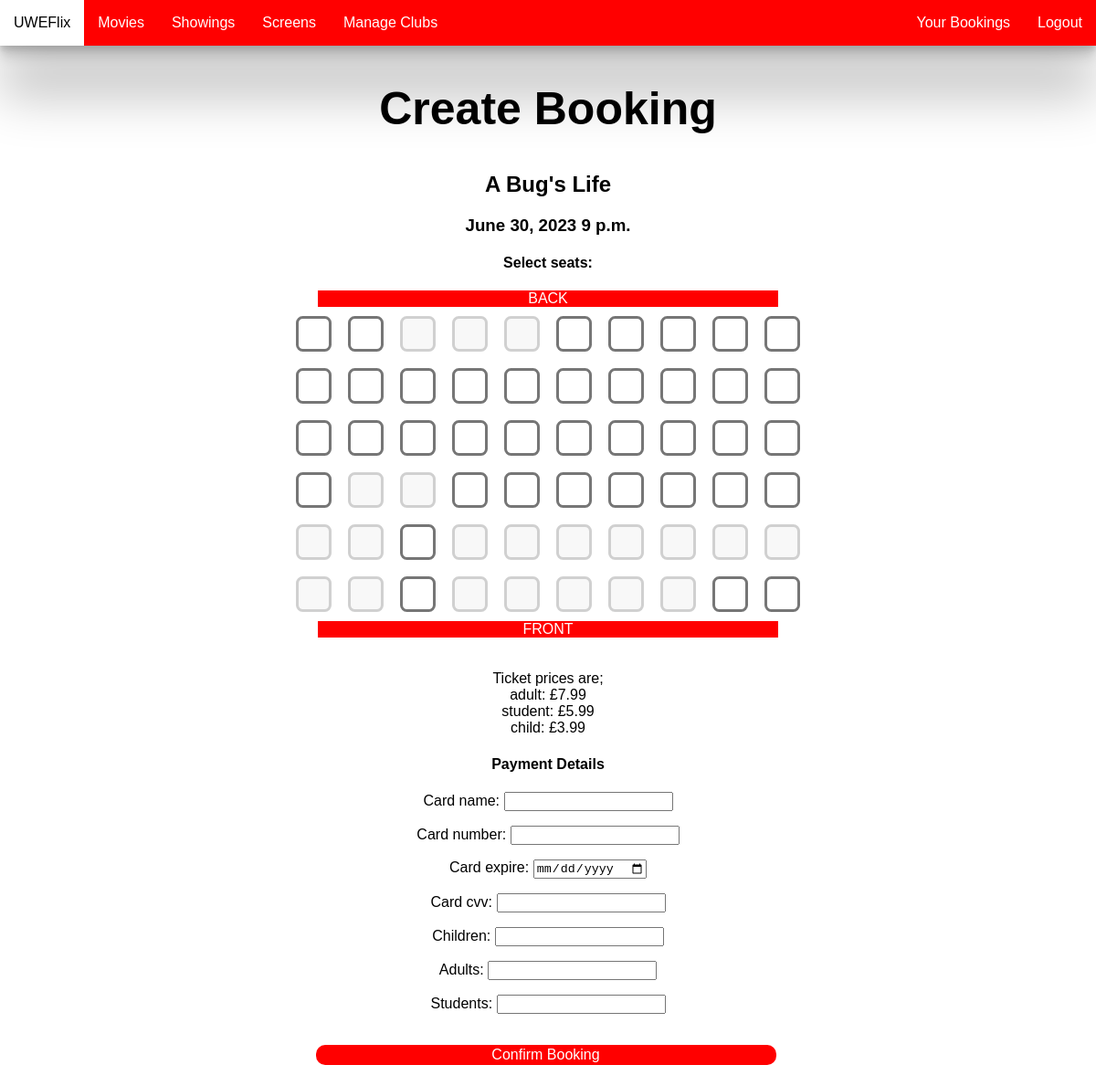
Screenshot of /book/30 (signed in) with the database file from the repository.
### UWEflix_Website/models.py (models this page shows, shortened)
class Showing(models.Model):
    movie = models.ForeignKey(Movie, blank=True, null=True, on_delete=models.CASCADE)
    date_showing = models.DateField('Movie Showing Date')
    time_showing = models.TimeField('Movie Showing Time')
    screen = models.ForeignKey(Screen, blank=True, null=True,
                               on_delete=models.CASCADE)
    available_seats = models.PositiveIntegerField(blank=True, null=True)
    seat_layout = models.JSONField(default=list)
    social_distance = models.BooleanField(blank=True, null=True)

class Movie(models.Model):
    movie_name = models.CharField(max_length = 200)
    movie_image = models.ImageField(null = True, blank=True, upload_to="images/")
    duration =  models.DurationField('Duration', blank=True, null=True)
    description = models.CharField(max_length = 500)
    rating= models.CharField(max_length = 3)

class Ticket(models.Model):
    type = models.CharField(max_length=10, unique=True)
    price = models.DecimalField(
            max_digits = 5, decimal_places = 2,
            validators=[MinValueValidator(limit_value=0)])

### UWEflix_Website/views.py (the view)
# urls.py: path('book/<int:showing_id>', views.create_booking, name='create-booking'),
@login_required(login_url="login")
@permission_required("UWEflix_Website.add_booking", login_url="login")
def create_booking(request, showing_id):
    showing = Showing.objects.get(id=showing_id)
    tickets = Ticket.objects.all()
    booking_form = BookingForm(showing=showing)
    payment_form = PaymentForm()
    context = { 'booking_form': booking_form,
                'payment_form': payment_form,
                'showing': showing,
                'tickets': tickets}
    return render(request, 'create_booking.html', context)

### UWEflix_Website/forms.py
class BookingForm(forms.Form):
    def __init__(self, *args, **kwargs):
        showing = kwargs.pop('showing')
        super().__init__(*args, **kwargs)
        seats = showing.seat_layout
        for seat in seats:
            if seat['is_available']:
                self.fields[seat['seat_num']] = forms.BooleanField(
                    required=False,
                    widget=forms.CheckboxInput(attrs={'class': 'booking-seat-available'}))
            else:
                self.fields[seat['seat_num']] = forms.BooleanField(
                    required=False,
                    widget=forms.CheckboxInput(attrs={'disabled': 'disabled',
                                                      'class': 'booking-seat-reserved'}))

class PaymentForm(forms.Form):
    card_name = forms.CharField(max_length=50)
    card_number = forms.CharField(max_length=16)
    card_expire = forms.DateField(widget=DateInput(attrs={'type': 'date'}))
    card_cvv = forms.CharField(max_length=3)
    children = forms.IntegerField(label='Children')
    adults = forms.IntegerField(label='Adults')
    students = forms.IntegerField(label='Students')

### UWEflix_Website/templates/create_booking.html (shortened to what this page needs)
{% extends 'base.html' %}
{% block content %}
{% if user.is_authenticated %}
  <div class="title">
    <h1>Create Booking</h1>
  </div>
  <center>
  <h2>{{ showing.movie.movie_name }}</h2>
  <h3>{{ showing.date_showing }} {{ showing.time_showing }}</h3>
  <h4>Select seats:</h4>
  <form method="POST" action="{% url 'process-booking' showing_id=showing.id %}">
  <div class="bar">
    BACK
  </div>
  <table class="booking-seats-table">
    {% with fields_per_row=showing.screen.columns %}
    {% for field in booking_form %}
      {% if forloop.counter0|divisibleby:fields_per_row %}
        <tr>
      {% endif %}
      <div class="booking-seat">
        <td>{{ field }}</td>
      </div>
      {% if forloop.counter|divisibleby:fields_per_row or forloop.last %}
        </tr>
      {% endif %}
    {% endfor %}
    {% endwith %}
  </table>
  <div class="bar">
    FRONT
  </div>
  <br/><br/>
  Ticket prices are;
    {% for ticket in tickets %}
      <br/>
      {{ ticket.type }}: £{{ ticket.price }}
    {% endfor %}
  <h4>Payment Details</h4>
  {{ payment_form.as_p }}
  <br/>
  <button type="submit" class="card-button" style="width:60%;">Confirm Booking</button>
  <br/><br/>
  </form>
{% else %}
You need to be logged in to create a booking.
{% endif %}
{% endblock %}

### UWEflix_Website/static/UWEflix_Website/site.css (style rules this page uses)
body { background: white; margin: 0; font-family: Arial, Helvetica, sans-serif; }
h1 { margin: 0 }
* { box-sizing: border-box; }
@media (min-width: 600px) { body { height: 100%; } }
@media (min-width: 600px) { .title { margin-top: 5vh; margin-bottom: 5vh; text-align: center; font-size: 25px; } }
@media (min-width: 600px) { p { text-align: center; } }
@media (min-width: 600px) { .card-button { background-color: red; margin-bottom: 5px; margin-right: 5px; border: none; border-radius: 10px; color: white; padding: 2px 32px; text-align: center; text-decoration: none; display: inline-block; font-size: 16px; } }
@media (min-width: 600px) { .bar { width: 60%; background: red; color: white; } }
@media (min-width: 600px) { input[type="checkbox"] { accent-color: red; } }
@media (min-width: 600px) { .booking-seat-available { transform: scale(3.0); margin: 20px; } }
@media (min-width: 600px) { .booking-seat-reserved { transform: scale(3.0); margin: 20px; } }

### rows the page displays
Showing: movie.movie_name "A Bug's Life", date_showing "June 30, 2023", time_showing "9 p.m."
Ticket: type "adult", price "7.99"
Ticket: type "student", price "5.99"
Ticket: type "child", price "3.99"
